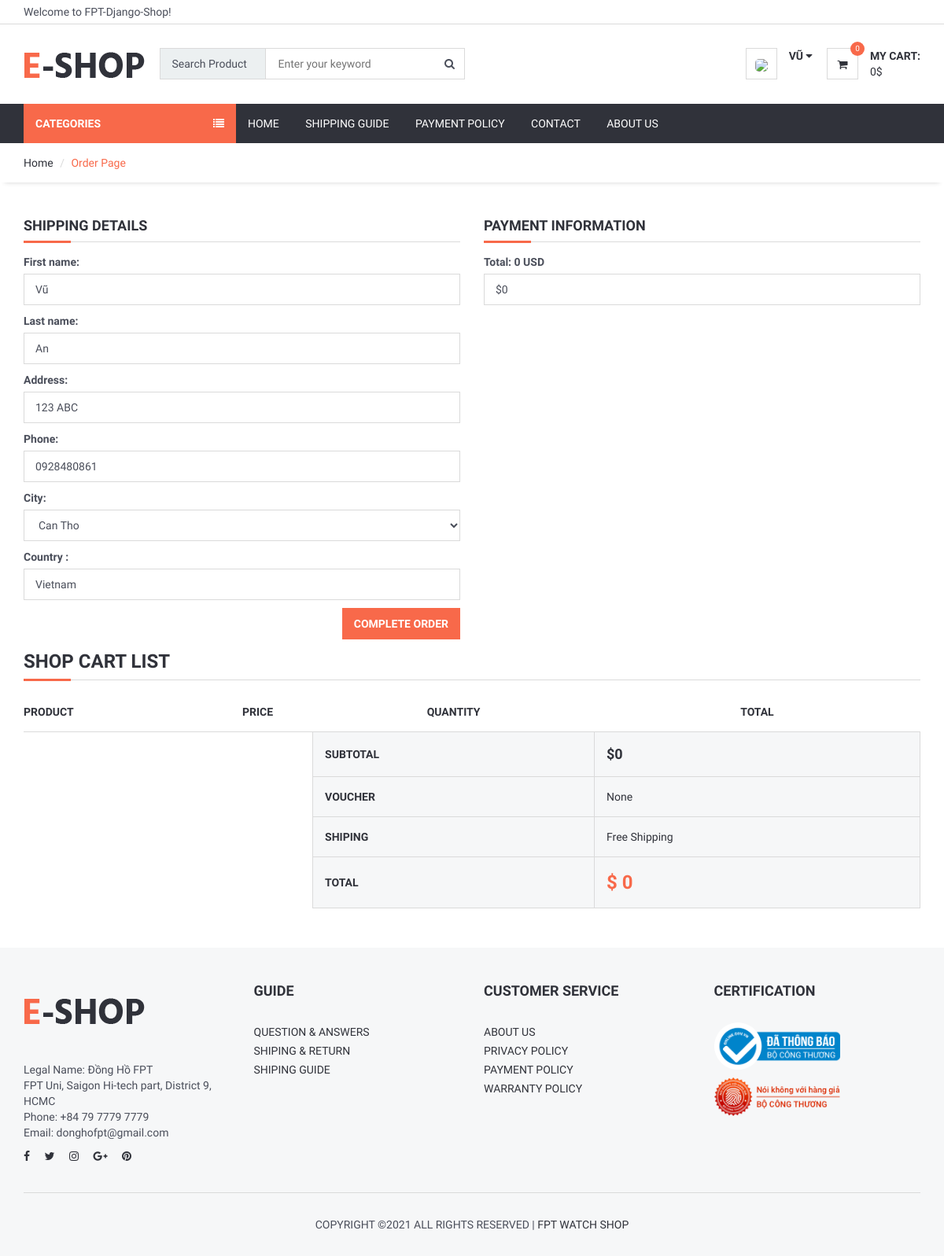
/order/orderdetail/ (signed in), run on the app's committed database.
### user/models.py (models this page shows, shortened)
class UserProfile(models.Model):
    user = models.OneToOneField(User, on_delete=models.CASCADE)
    phone = models.CharField(blank=True, max_length=28)
    address = models.CharField(blank=True, max_length=150)
    city = models.CharField(blank=True, max_length=50)
    country = models.CharField(blank=True, max_length=50)
    image = models.ImageField(blank=True, upload_to='images/users/')
    User._meta.get_field('email')._unique = True
    def image_tag(self):
        return mark_safe('<img src="{}" height="50"/>'.format(self.image.url))
    image_tag.short_description = 'Image'

### order/views.py (the view, shortened to what this page needs)
# urls.py: path('orderdetail/',views.orderdetail, name="orderdetail"),
@login_required(login_url='login_form')
def orderdetail(request):
    category = Category.objects.filter(status='True')
    current_user = request.user
    session = request.session
    cart = Cart(request)
    if cart.voucher:
        code = cart.voucher['voucher']['code']
        discount = cart.voucher['voucher']['discount']
        cart_totalprice = cart.add_coupon(code, discount)
    else:
        discount = None
        cart_totalprice = None
    form= OrderForm()
    profile = UserProfile.objects.get(user_id=current_user.id)
    context = {'shopcart': cart,
               'category': category,
               'form': form,
               'profile': profile,
               'discount': discount,
               'cart_totalprice': cart_totalprice,
               }
    return render(request, 'order/order_form.html', context)

### order/models.py
class OrderForm(ModelForm):
    phone = CharField(validators=[PHONE_NUMBER_REGEX],widget=TextInput(attrs={'class':'form-control', 'autocomplete':'off'}), required=True)
    address = CharField(required=True)
    class Meta:
        model = Order
        fields = ['first_name','last_name','address','phone','city','country']

### order/cart.py (called while the page is built)
    def __len__(self):
        return sum(item["quantity"] for item in self.cart.values())

    def get_total_price_after_user_voucher(self):
        if self.voucher:
            if self.cart:
                return self.voucher['voucher']['total_after_used_voucher']
            else:
                return 0
        else:
            return self.get_total_price()

    def get_subtotal_price(self):
        if self.cart:
            return round(sum(float(item['price']) * item['quantity']
                for item in self.cart.values()),2)
        else:
            return 0

    def get_total_price(self):
        subtotal = self.get_subtotal_price()
        total = subtotal
        return total

### order/context_processors.py (called while the page is built)
def cart(request):
    return {'cart': Cart(request)}

### order/templates/order/order_form.html (shortened to what this page needs)
{% extends 'home/homebase.html' %}
{% block sidebar %} {% include 'home/sidebar.html' %} {% endblock %}
{% block body %}
	<div id="breadcrumb">
		<div class="container">
			<ul class="breadcrumb">
				<li><a href="/">Home</a></li>
				<li class="active">Order Page</li>
			</ul>
		</div>
	</div>
	<div class="section">
		<div class="container">
			<div class="row">
				<Form action="" method="POST">
					<div class="col-md-6">
						<div class="billing-details">
                            <div class="section-title">
                                <h4 class="title">Shipping Details</h4>
                            </div>
                            <p><label for="id_first_name">First name:</label>
                                <input type="text" name="first_name"  value="{{ user.first_name }}" class="input" maxlength="10" required id="id_first_name"></p>
                            <p><label for="id_last_name">Last name:</label>
                                <input type="text" name="last_name"  value="{{ user.last_name }}" class="input" maxlength="10" required id="id_last_name"></p>
                            <p><label for="id_address">Address:</label>
                                <input type="text" name="address" value="{{ profile.address }}" class="input" maxlength="150" id="id_address"></p>
                            <p><label for="id_phone">Phone:</label>
                                <input type="text" name="phone"  value="{{ profile.phone }}"  class="input" maxlength="20" id="id_phone"></p>
                            <p><label for="id_city">City:</label>
                                <select name="city" class="input" id="id_city">
                                    <option value="{{ profile.city }}" selected>{{ profile.city }}</option>
                                </select></p>
                            <p><label for="id_first_name">Country :</label>
                                <input type="text" name="country" class="input" id="id_country" value="{{ profile.country }}"></p>
                            <div class="pull-right">
                                <button  type="submit" class="primary-btn">Complete Order</button>
                            </div>
                        </div>
					</div>
					<div class="col-md-6">
						<div class="shiping-methods">
                            <div class="section-title">
                                <h4 class="title">Payment Information</h4>
                            </div>
							{% if discount %}
                            <p><label for="id_first_name">Total: {{ cart_totalprice }} USD </label>
                                <input type="text" name="total" class="input" readonly value="${{ cart_totalprice }}"></p>
							{% else %}
							<p><label for="id_first_name">Total: {{ shopcart.get_total_price }} USD </label>
                                <input type="text" name="total" class="input" readonly value="${{ shopcart.get_total_price }}"></p>
							{% endif %}
                        </div>
					</div>
					<div class="col-md-12">
						<div class="order-summary clearfix">
							<div class="section-title">
								<h3 class="title">Shop Cart List</h3>
							</div>
							<table class="shopping-cart-table table">
								<thead>
									<tr>
										<th>Product</th>
										<th class="text-center">Price</th>
										<th class="text-center">Quantity</th>
										<th class="text-center">Total</th>
									</tr>
								</thead>
								<tfoot>
									<tr>
										<th class="empty" colspan="3"></th>
										<th>SUBTOTAL</th>
										<th colspan="2" class="sub-total">${{shopcart.get_subtotal_price}}</th>
									</tr>
									<tr>
										<th class="empty" colspan="3"></th>
										<th>VOUCHER</th>
										<td colspan="2" id="promotion-code">
										{% if discount %}
											-{{discount}}%
										{% else %}
											None
										{% endif %}
										</td>
									</tr>
									<tr>
										<th class="empty" colspan="3"></th>
										<th>SHIPING</th>
										<td colspan="2">Free Shipping</td>
									</tr>
									<tr>
										<th class="empty" colspan="3"></th>
										<th>TOTAL</th>
										<th colspan="2" class="total">$
										{% if discount %}
											{{cart_totalprice}}
										{% else %}
											{{shopcart.get_total_price}}
										{% endif %}</th>
									</tr>
								</tfoot>
							</table>
						</div>
					</div>
			</div>
		</div>
	</div>
{% endblock %}

### home/templates/home/header.html (shortened to what this page needs)
	{% load static %}
	<header>
		<div id="top-header">
			<div class="container">
				<div class="pull-left">
					<span>Welcome to FPT-Django-Shop!</span>
				</div>
			</div>
		</div>
		<div id="header">
			<div class="container">
				<div class="pull-left">
					<div class="header-logo">
						<a class="logo" href="/">
							<img src="{% static './img/logo.png' %}" alt="">
						</a>
					</div>
					<div class="header-search">
						<form action="/search/" method="POST">
							<input id="query" name="query" class="input search-input" type="text" placeholder="Enter your keyword">
						 	<select name="catid" class="input search-categories"
							 style="background-color: #ecf0f1;-webkit-appearance: none;"
							 onmousedown="(function(e){ e.preventDefault(); })(event, this)">
								<option value="0" hidden>Search Product</option>
							</select>
							<button class="search-btn"><i class="fa fa-search"></i></button>
						</form>
					</div>
				</div>
				<div class="pull-right">
					<ul class="header-btns">
						<li class="header-account dropdown default-dropdown">
						{% if user.id is not None %}
							<div class="dropdown-toggle" role="button" data-toggle="dropdown" aria-expanded="true">
								<div class="header-btns-icon">
									<img src="{{ request.session.userimage }}" style="height: 40px; border-radius: 30%">
								</div>
								<strong class="text-uppercase">{{user.first_name}} <i class="fa fa-caret-down"></i></strong>
							</div>
						{% else %}
							<a href="/login" class="text-uppercase">Login</a> / <a href="/signup" class="text-uppercase">Sign Up</a>
						{% endif %}
						</li>
						<li class="header-cart dropdown default-dropdown">
							<a href="/shopcart/" >
								<div class="header-btns-icon">
									<i class="fa fa-shopping-cart"></i>
									<span class="qty" id="cart-count">
										{% with total_quantity=cart|length %}
                    							{{ total_quantity}}
										{% endwith %}
									</span>
								</div>
								<strong class="text-uppercase">My Cart:</strong>
								<br>
								<span id="cart-price">{{cart.get_total_price_after_user_voucher}}$</span>
							</a>
						</li>
					</ul>
				</div>
			</div>
		</div>
	</header>

### home/static/css/style.css (style rules this page uses)
body { font-family: 'Hind', sans-serif; color: #4A4E5A; overflow-x: hidden; }
h1, h2, h3, h4, h5, h6 { color: #30323A; margin: 0 0 10px; font-weight: 700; }
a { color: #30323A; -webkit-transition: 0.3s color; transition: 0.3s color; }
strong { color: #30323A; }
ul, ol { margin: 0; padding: 0; list-style: none }
.main-btn, .primary-btn { display: inline-block; padding: 10px 15px; text-transform: uppercase; font-weight: 700; border: none; -webkit-transition: 0.3s all; transition: 0.3s all; }
.primary-btn { color: #FFF; background-color: #F8694A; }
.input { width: 100%; height: 40px; padding: 0px 15px; border: none; background-color: transparent; -webkit-box-shadow: 0px 0px 0px 1px #DADADA inset, 0px 0px 0px 5px transparent; box-shadow: 0px 0px 0px 1px #DADADA inset, 0px 0px 0px 5px transparent; -webkit-transition: 0.3s all; transition: 0.3s all; }
.section { padding-top: 30px; padding-bottom: 30px; }
.section-title { position: relative; margin-bottom: 15px; margin-top: 15px; border-bottom: 1px solid #DADADA; }
.section-title .title { display: inline-block; text-transform: uppercase; }
.section-title:after { content: ""; position: absolute; left: 0; bottom: -1.5px; height: 3px; width: 60px; background-color: #F8694A; }
#breadcrumb { -webkit-box-shadow: 0px 6px 6px -6px rgba(0, 0, 0, 0.175); box-shadow: 0px 6px 6px -6px rgba(0, 0, 0, 0.175); }
.breadcrumb { background-color: transparent; border: none; border-radius: 0px; padding: 15px 0px; margin: 0; }
.breadcrumb>.active { color: #F8694A; }
.breadcrumb>li+li:before { color: #DADADA; }
#header { padding-top: 15px; padding-bottom: 15px; }
#top-header { padding-top: 5px; padding-bottom: 5px; border-bottom: 1px solid #DADADA; }
.header-logo { display: inline-block; margin-right: 15px; }
.header-logo .logo>img { width: 100%; max-height: 70px; }
.header-search { display: inline-block; padding: 15px 0px; max-width: 400px; }
.header-search>form { position: relative; }
.header-search>form .search-input { padding-left: 150px; padding-right: 45px; }
.header-search>form .search-categories { position: absolute; left: 0px; top: 0px; width: 135px; }
.header-search>form .search-btn { position: absolute; top: 0px; right: 0px; width: 40px; height: 40px; background-color: transparent; border: none; }
.header-btns>li { display: inline-block; vertical-align: top; padding: 15px 0px; }
.header-btns>li+li { margin-left: 15px; }
.header-btns>li .header-btns-icon { position: relative; float: left; margin-right: 15px; width: 40px; height: 40px; line-height: 40px; text-align: center; color: #30323A; background-color: #FFF; border: 1px solid #DADADA; }
.header-btns .dropdown-toggle { display: block; cursor: pointer; }
.header-cart .header-btns-icon .qty { position: absolute; right: -9px; top: -9px; width: 18px; height: 18px; line-height: 18px; text-align: center; font-size: 10px; background: #F8694A; color: #FFF; border-radius: 50%; }
.shiping-methods { margin-bottom: 30px; }
.shopping-cart-table>tbody>tr>td, .shopping-cart-table>tbody>tr>th, .shopping-cart-table>tfoot>tr>td, .shopping-cart-table>tfoot>tr>th, .shopping-cart-table>thead>tr>td, .shopping-cart-table>thead>tr>th { padding: 15px 0px; vertical-align: middle; border-top: 1px solid #DADADA; }
.shopping-cart-table>thead>tr>th { color: #30323A; text-transform: uppercase; border-bottom: 1px solid #DADADA; }
.shopping-cart-table>tfoot>tr>td, .shopping-cart-table>tfoot>tr>th { color: #30323A; border-top: 0px }
.shopping-cart-table>tfoot>tr>td:not(.empty), .shopping-cart-table>tfoot>tr>th:not(.empty) { padding: 15px; background-color: #F6F7F8; border: 1px solid #DADADA; }
.shopping-cart-table>tfoot>tr>.sub-total { font-size: 18px; }
.shopping-cart-table>tfoot>tr>.total { font-size: 24px; color: #F8694A; }

### data on the page
UserProfile: address "123 ABC", phone "0928480861", city "Can Tho", country "Vietnam"

### other printed values
{{ user.first_name }} "VŨ"
{{ total_quantity }} "0"
{{ cart.get_total_price_after_user_voucher }} "0"
{{ shopcart.get_total_price }} "0"
{{ shopcart.get_subtotal_price }} "0"
